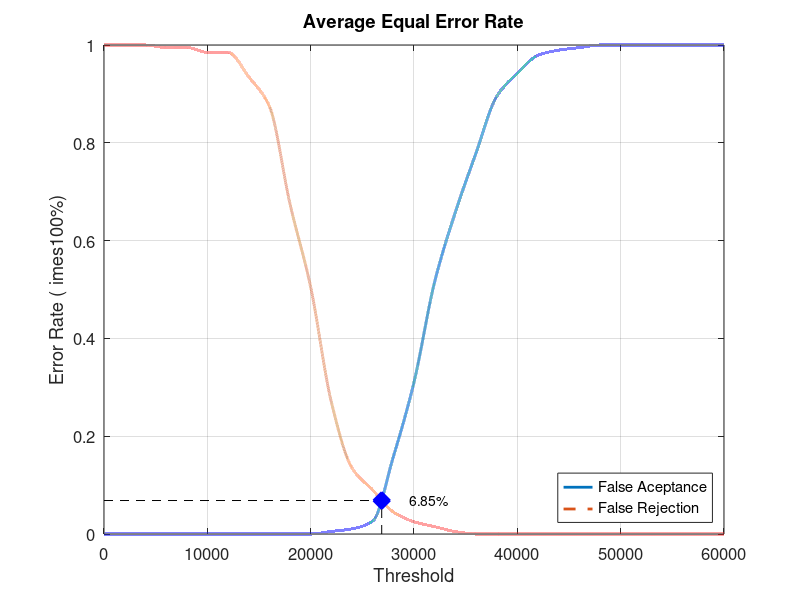
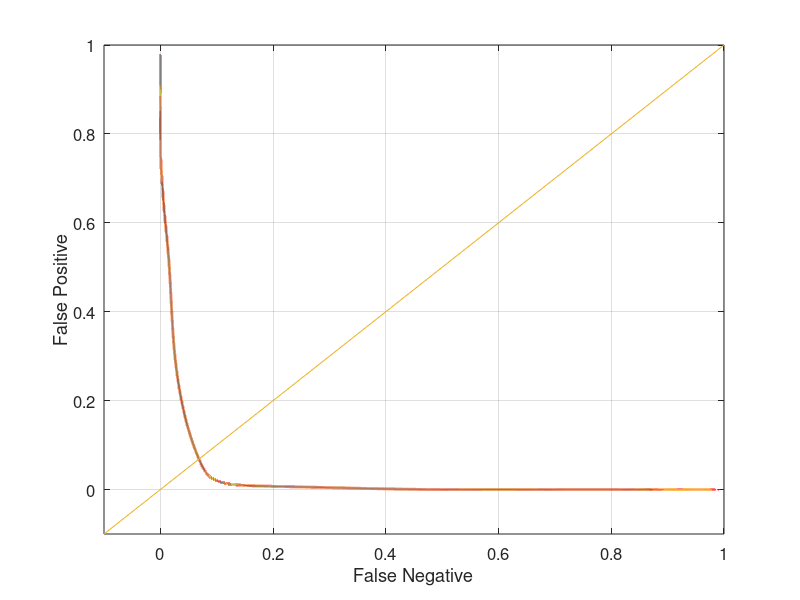

These figures' MATLAB source, in order:
close all;
clear;
clc;
x = 0:2000:60000;
xq = 0:0.5:60000;

y0 = [0 0 0 0 0 0 0 0 0 0 0 0.00526316 0.0105263 0.0263158 0.157895 0.310526 0.515789 0.657895 0.778947 0.894737 0.942105 0.978947 0.989474 0.994737 1 1 1 1 1 1 1]
yy0 = interp1(x, y0, xq, 'pchip');
y1 = [1 1 1 0.995 0.995 0.985 0.985 0.935 0.875 0.675 0.505 0.27 0.135 0.09 0.045 0.025 0.015 0.005 0 0 0 0 0 0 0 0 0 0 0 0 0]
yy1 = interp1(x, y1, xq, 'pchip');

% Calculating EER: 
y2 = abs(y0 - y1);
find(y2 == min(y2))
yy2 = abs(yy0 - yy1);
xEER = find(yy2 == min(yy2));
xEERIndex = xq(xEER) % X-axis EER
yEER = yy0(xEER) % Y-axis EER

main = figure
plot(xq, yy0,'-','LineWidth', 2);	hold on
plot(xq, yy1,'--','LineWidth', 2);	hold on
plot([xEERIndex xEERIndex], [0 yEER], 'k--');	hold on
plot([0 xEERIndex], [yEER yEER], 'k--');	hold on
plot(xEERIndex, yEER, 'bx', 'LineWidth', 10);	hold on
text(xEERIndex + 10 * xEERIndex / 100, yEER, [num2str(round((10000 * yEER)) / 100) '%'])
legend('False Aceptance', 'False Rejection', 'Location', 'SouthEast')
xlabel('Threshold')
ylabel('Error Rate (	imes100%)')
title('Average Equal Error Rate')
set(gca, 'FontSize', 12)
axis([0 60000 0 1])
grid on

print(main, 'Database5_2Main', '-dpng');
FNRxFPR = figure('Color', [1 1 1]);
plot(yy1, yy0, '-', yy1, yy0, 'LineWidth', 2);
hold on
y = -0.1:0.1:1
plot(y, y); 
set(gca, 'FontSize', 12)
xlabel('False Negative')
ylabel('False Positive')
axis([-0.1 1 -0.1 1])
set(gca, 'FontSize', 12)
grid on

print(FNRxFPR, 'Database5_2FNRxFPR','-dpng');
